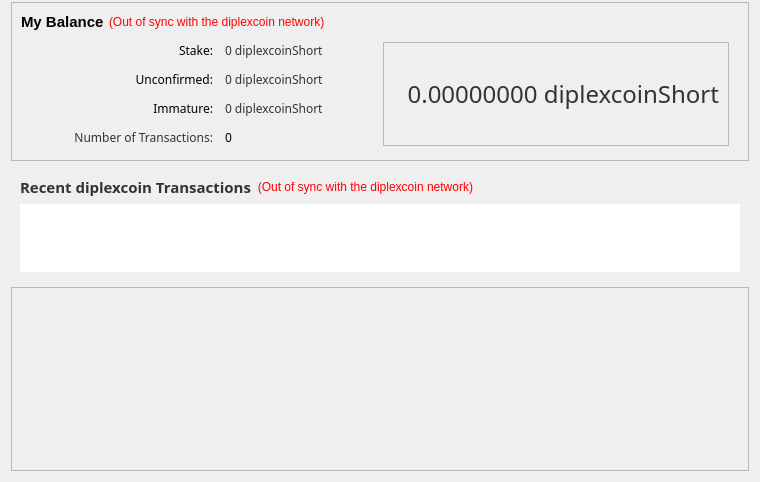
<?xml version="1.0" encoding="UTF-8"?>
<ui version="4.0">
 <class>OverviewPage</class>
 <widget class="QWidget" name="OverviewPage">
  <property name="geometry">
   <rect>
    <x>0</x>
    <y>0</y>
    <width>760</width>
    <height>424</height>
   </rect>
  </property>
  <property name="windowTitle">
   <string>Form</string>
  </property>
  <layout class="QVBoxLayout" name="verticalLayout_5" stretch="0,1,0">
   <property name="topMargin">
    <number>2</number>
   </property>
   <item>
    <widget class="QFrame" name="frameTop">
     <property name="frameShape">
      <enum>QFrame::StyledPanel</enum>
     </property>
     <property name="frameShadow">
      <enum>QFrame::Raised</enum>
     </property>
     <layout class="QVBoxLayout" name="verticalLayout_4">
      <property name="spacing">
       <number>5</number>
      </property>
      <item>
       <layout class="QHBoxLayout" name="horizontalLayout_4">
        <item>
         <widget class="QLabel" name="label_5">
          <property name="font">
           <font>
            <pointsize>11</pointsize>
            <weight>75</weight>
            <bold>true</bold>
           </font>
          </property>
          <property name="text">
           <string>My Balance</string>
          </property>
         </widget>
        </item>
        <item>
         <widget class="QLabel" name="labelWalletStatus">
          <property name="toolTip">
           <string>The displayed information may be out of date. Your wallet automatically synchronizes with the diplexcoin network after a connection is established, but this process has not completed yet.</string>
          </property>
          <property name="styleSheet">
           <string notr="true">QLabel { color: red; }</string>
          </property>
          <property name="text">
           <string notr="true">(Out of sync with the diplexcoin network)</string>
          </property>
          <property name="alignment">
           <set>Qt::AlignLeading|Qt::AlignLeft|Qt::AlignVCenter</set>
          </property>
         </widget>
        </item>
        <item>
         <spacer name="horizontalSpacer_2">
          <property name="orientation">
           <enum>Qt::Horizontal</enum>
          </property>
          <property name="sizeHint" stdset="0">
           <size>
            <width>40</width>
            <height>20</height>
           </size>
          </property>
         </spacer>
        </item>
       </layout>
      </item>
      <item>
       <layout class="QHBoxLayout" name="horizontalLayout">
        <property name="leftMargin">
         <number>10</number>
        </property>
        <property name="topMargin">
         <number>5</number>
        </property>
        <property name="rightMargin">
         <number>10</number>
        </property>
        <property name="bottomMargin">
         <number>5</number>
        </property>
        <item>
         <layout class="QFormLayout" name="formLayout_2">
          <property name="fieldGrowthPolicy">
           <enum>QFormLayout::AllNonFixedFieldsGrow</enum>
          </property>
          <property name="horizontalSpacing">
           <number>12</number>
          </property>
          <property name="verticalSpacing">
           <number>12</number>
          </property>
          <item row="0" column="0">
           <widget class="QLabel" name="label_6">
            <property name="sizePolicy">
             <sizepolicy hsizetype="MinimumExpanding" vsizetype="Preferred">
              <horstretch>0</horstretch>
              <verstretch>0</verstretch>
             </sizepolicy>
            </property>
            <property name="minimumSize">
             <size>
              <width>182</width>
              <height>0</height>
             </size>
            </property>
            <property name="baseSize">
             <size>
              <width>80</width>
              <height>0</height>
             </size>
            </property>
            <property name="font">
             <font>
              <family>Sans</family>
             </font>
            </property>
            <property name="text">
             <string>Stake:</string>
            </property>
            <property name="alignment">
             <set>Qt::AlignRight|Qt::AlignTrailing|Qt::AlignVCenter</set>
            </property>
           </widget>
          </item>
          <item row="0" column="1">
           <widget class="QLabel" name="labelStake">
            <property name="font">
             <font>
              <family>Sans</family>
             </font>
            </property>
            <property name="cursor">
             <cursorShape>IBeamCursor</cursorShape>
            </property>
            <property name="toolTip">
             <string>Total of coins that was staked, and do not yet count towards the current balance</string>
            </property>
            <property name="text">
             <string notr="true">&lt;html&gt;&lt;head/&gt;&lt;body&gt;&lt;p&gt;&lt;span style=&quot; color:#333333;&quot;&gt;0 diplexcoinShort&lt;/span&gt;&lt;/p&gt;&lt;/body&gt;&lt;/html&gt;</string>
            </property>
            <property name="textInteractionFlags">
             <set>Qt::LinksAccessibleByMouse|Qt::TextSelectableByKeyboard|Qt::TextSelectableByMouse</set>
            </property>
           </widget>
          </item>
          <item row="1" column="0">
           <widget class="QLabel" name="label_3">
            <property name="sizePolicy">
             <sizepolicy hsizetype="MinimumExpanding" vsizetype="Preferred">
              <horstretch>0</horstretch>
              <verstretch>0</verstretch>
             </sizepolicy>
            </property>
            <property name="minimumSize">
             <size>
              <width>182</width>
              <height>0</height>
             </size>
            </property>
            <property name="baseSize">
             <size>
              <width>80</width>
              <height>0</height>
             </size>
            </property>
            <property name="font">
             <font>
              <family>Sans</family>
             </font>
            </property>
            <property name="text">
             <string>Unconfirmed:</string>
            </property>
            <property name="alignment">
             <set>Qt::AlignRight|Qt::AlignTrailing|Qt::AlignVCenter</set>
            </property>
           </widget>
          </item>
          <item row="1" column="1">
           <widget class="QLabel" name="labelUnconfirmed">
            <property name="font">
             <font>
              <family>Sans</family>
             </font>
            </property>
            <property name="cursor">
             <cursorShape>IBeamCursor</cursorShape>
            </property>
            <property name="toolTip">
             <string>Total of transactions that have yet to be confirmed, and do not yet count towards the current balance</string>
            </property>
            <property name="text">
             <string notr="true">&lt;html&gt;&lt;head/&gt;&lt;body&gt;&lt;p&gt;&lt;span style=&quot; color:#333333;&quot;&gt;0 diplexcoinShort&lt;/span&gt;&lt;/p&gt;&lt;/body&gt;&lt;/html&gt;</string>
            </property>
            <property name="textInteractionFlags">
             <set>Qt::LinksAccessibleByMouse|Qt::TextSelectableByKeyboard|Qt::TextSelectableByMouse</set>
            </property>
           </widget>
          </item>
          <item row="2" column="0">
           <widget class="QLabel" name="labelImmatureText">
            <property name="sizePolicy">
             <sizepolicy hsizetype="MinimumExpanding" vsizetype="Preferred">
              <horstretch>0</horstretch>
              <verstretch>0</verstretch>
             </sizepolicy>
            </property>
            <property name="minimumSize">
             <size>
              <width>182</width>
              <height>0</height>
             </size>
            </property>
            <property name="baseSize">
             <size>
              <width>80</width>
              <height>0</height>
             </size>
            </property>
            <property name="font">
             <font>
              <family>Sans</family>
             </font>
            </property>
            <property name="layoutDirection">
             <enum>Qt::RightToLeft</enum>
            </property>
            <property name="text">
             <string>Immature:</string>
            </property>
            <property name="alignment">
             <set>Qt::AlignRight|Qt::AlignTrailing|Qt::AlignVCenter</set>
            </property>
           </widget>
          </item>
          <item row="2" column="1">
           <widget class="QLabel" name="labelImmature">
            <property name="font">
             <font>
              <family>Sans</family>
             </font>
            </property>
            <property name="toolTip">
             <string>Mined balance that has not yet matured</string>
            </property>
            <property name="text">
             <string notr="true">&lt;html&gt;&lt;head/&gt;&lt;body&gt;&lt;p&gt;&lt;span style=&quot; color:#333333;&quot;&gt;0 diplexcoinShort&lt;/span&gt;&lt;/p&gt;&lt;/body&gt;&lt;/html&gt;</string>
            </property>
            <property name="textInteractionFlags">
             <set>Qt::LinksAccessibleByMouse|Qt::TextSelectableByKeyboard|Qt::TextSelectableByMouse</set>
            </property>
           </widget>
          </item>
          <item row="3" column="0">
           <widget class="QLabel" name="label_2">
            <property name="minimumSize">
             <size>
              <width>182</width>
              <height>0</height>
             </size>
            </property>
            <property name="font">
             <font>
              <family>Sans</family>
             </font>
            </property>
            <property name="text">
             <string>&lt;html&gt;&lt;head/&gt;&lt;body&gt;&lt;p&gt;&lt;span style=&quot; color:#333333;&quot;&gt;Number of Transactions:&lt;/span&gt;&lt;/p&gt;&lt;/body&gt;&lt;/html&gt;</string>
            </property>
            <property name="alignment">
             <set>Qt::AlignRight|Qt::AlignTrailing|Qt::AlignVCenter</set>
            </property>
           </widget>
          </item>
          <item row="3" column="1">
           <widget class="QLabel" name="labelNumTransactions">
            <property name="font">
             <font>
              <family>Sans</family>
             </font>
            </property>
            <property name="toolTip">
             <string>Total number of transactions in wallet</string>
            </property>
            <property name="text">
             <string notr="true">0</string>
            </property>
           </widget>
          </item>
         </layout>
        </item>
        <item>
         <widget class="QFrame" name="frame_3">
          <property name="frameShape">
           <enum>QFrame::StyledPanel</enum>
          </property>
          <property name="frameShadow">
           <enum>QFrame::Plain</enum>
          </property>
          <property name="lineWidth">
           <number>1</number>
          </property>
          <layout class="QVBoxLayout" name="verticalLayout_6">
           <item>
            <widget class="QLabel" name="labelBalance">
             <property name="sizePolicy">
              <sizepolicy hsizetype="Expanding" vsizetype="Preferred">
               <horstretch>0</horstretch>
               <verstretch>0</verstretch>
              </sizepolicy>
             </property>
             <property name="minimumSize">
              <size>
               <width>200</width>
               <height>30</height>
              </size>
             </property>
             <property name="font">
              <font>
               <family>Sans</family>
               <pointsize>18</pointsize>
               <weight>50</weight>
               <bold>false</bold>
              </font>
             </property>
             <property name="cursor">
              <cursorShape>IBeamCursor</cursorShape>
             </property>
             <property name="toolTip">
              <string>Your current balance</string>
             </property>
             <property name="text">
              <string notr="true">&lt;html&gt;&lt;head/&gt;&lt;body&gt;&lt;p&gt;&lt;span style=&quot; color:#333333;&quot;&gt;0.00000000 diplexcoinShort&lt;/span&gt;&lt;/p&gt;&lt;/body&gt;&lt;/html&gt;</string>
             </property>
             <property name="alignment">
              <set>Qt::AlignRight|Qt::AlignTrailing|Qt::AlignVCenter</set>
             </property>
             <property name="textInteractionFlags">
              <set>Qt::LinksAccessibleByMouse|Qt::TextSelectableByKeyboard|Qt::TextSelectableByMouse</set>
             </property>
            </widget>
           </item>
          </layout>
         </widget>
        </item>
       </layout>
      </item>
     </layout>
    </widget>
   </item>
   <item>
    <layout class="QVBoxLayout" name="verticalLayout_3">
     <item>
      <widget class="QFrame" name="frame_2">
       <property name="frameShape">
        <enum>QFrame::NoFrame</enum>
       </property>
       <property name="frameShadow">
        <enum>QFrame::Raised</enum>
       </property>
       <layout class="QVBoxLayout" name="verticalLayout">
        <item>
         <layout class="QHBoxLayout" name="horizontalLayout_2">
          <item>
           <widget class="QLabel" name="label_4">
            <property name="font">
             <font>
              <family>Sans</family>
              <pointsize>11</pointsize>
              <weight>75</weight>
              <bold>true</bold>
             </font>
            </property>
            <property name="text">
             <string>&lt;html&gt;&lt;head/&gt;&lt;body&gt;&lt;p&gt;&lt;span style=&quot; font-size:11pt; color:#333333;&quot;&gt;Recent diplexcoin Transactions&lt;/span&gt;&lt;/p&gt;&lt;/body&gt;&lt;/html&gt;</string>
            </property>
           </widget>
          </item>
          <item>
           <widget class="QLabel" name="labelTransactionsStatus">
            <property name="toolTip">
             <string>The displayed information may be out of date. Your wallet automatically synchronizes with the diplexcoin network after a connection is established, but this process has not completed yet.</string>
            </property>
            <property name="styleSheet">
             <string notr="true">QLabel { color: red; }</string>
            </property>
            <property name="text">
             <string notr="true">(Out of sync with the diplexcoin network)</string>
            </property>
            <property name="alignment">
             <set>Qt::AlignRight|Qt::AlignTrailing|Qt::AlignVCenter</set>
            </property>
           </widget>
          </item>
          <item>
           <spacer name="horizontalSpacer">
            <property name="orientation">
             <enum>Qt::Horizontal</enum>
            </property>
            <property name="sizeHint" stdset="0">
             <size>
              <width>40</width>
              <height>20</height>
             </size>
            </property>
           </spacer>
          </item>
         </layout>
        </item>
        <item>
         <widget class="QListView" name="listTransactions">
          <property name="styleSheet">
           <string notr="true"/>
          </property>
          <property name="frameShape">
           <enum>QFrame::NoFrame</enum>
          </property>
          <property name="verticalScrollBarPolicy">
           <enum>Qt::ScrollBarAlwaysOff</enum>
          </property>
          <property name="horizontalScrollBarPolicy">
           <enum>Qt::ScrollBarAlwaysOff</enum>
          </property>
          <property name="selectionMode">
           <enum>QAbstractItemView::NoSelection</enum>
          </property>
         </widget>
        </item>
       </layout>
      </widget>
     </item>
     <item>
      <spacer name="verticalSpacer_2">
       <property name="orientation">
        <enum>Qt::Vertical</enum>
       </property>
       <property name="sizeHint" stdset="0">
        <size>
         <width>20</width>
         <height>40</height>
        </size>
       </property>
      </spacer>
     </item>
    </layout>
   </item>
   <item>
    <widget class="QFrame" name="diffplotframe">
     <property name="frameShape">
      <enum>QFrame::StyledPanel</enum>
     </property>
     <property name="frameShadow">
      <enum>QFrame::Raised</enum>
     </property>
     <layout class="QVBoxLayout" name="verticalLayout_3_1">
      <property name="leftMargin">
       <number>1</number>
      </property>
      <property name="topMargin">
       <number>1</number>
      </property>
      <property name="rightMargin">
       <number>1</number>
      </property>
      <property name="bottomMargin">
       <number>1</number>
      </property>
      <item>
       <layout class="QHBoxLayout" name="horizontalLayout_3">
        <item>
         <widget class="QCustomPlot" name="diffplot" native="true">
          <property name="sizePolicy">
           <sizepolicy hsizetype="MinimumExpanding" vsizetype="Preferred">
            <horstretch>0</horstretch>
            <verstretch>0</verstretch>
           </sizepolicy>
          </property>
          <property name="minimumSize">
           <size>
            <width>0</width>
            <height>180</height>
           </size>
          </property>
         </widget>
        </item>
       </layout>
      </item>
     </layout>
    </widget>
   </item>
  </layout>
 </widget>
 <customwidgets>
  <customwidget>
   <class>QCustomPlot</class>
   <extends>QWidget</extends>
   <header>qt/qcustomplot.h</header>
   <container>1</container>
  </customwidget>
 </customwidgets>
 <resources/>
 <connections/>
</ui>
